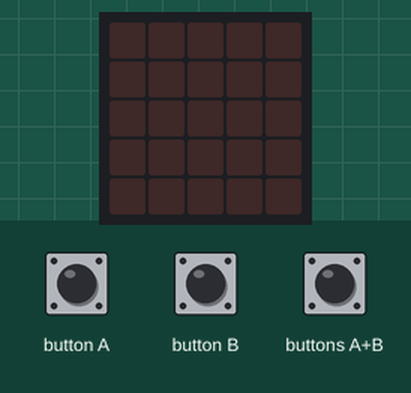
Bench run of a program on a simulated BBC micro:bit (MakeCode). Shown: the board's 5×5 LED display. The test bench sets the inputs (shaded band).

Above: at 1.2 s.
1.3 s: button A pressed for 1 s
At 1.5 s:
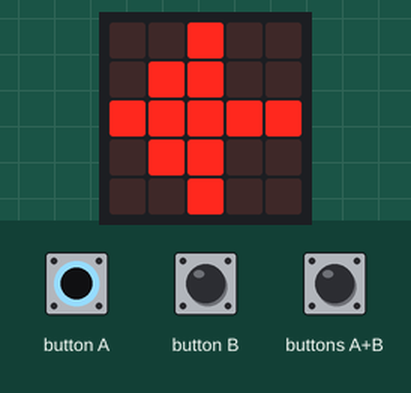
4.3 s: button B pressed for 3.2 s
At 4.5 s:
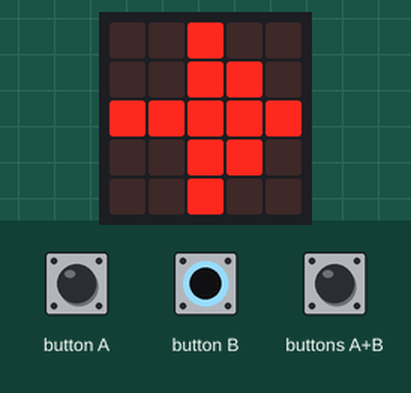
9.0 s: buttons A+B pressed for 0.15 s
At 9.2 s:
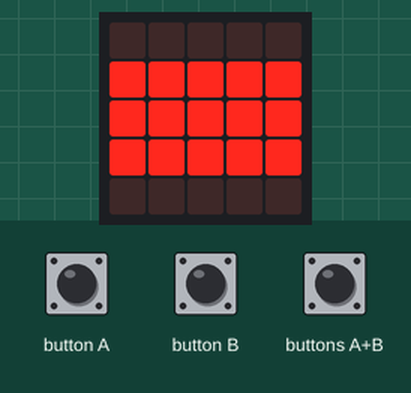
10.9 s: buttons A+B pressed for 3.2 s
15.6 s: button A pressed for 3.2 s
At 15.81 s:
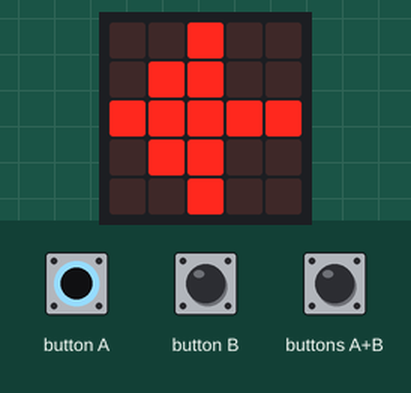
Timing chart, 0 to 18.6 s (numbered marks = the images above; inputs shaded):
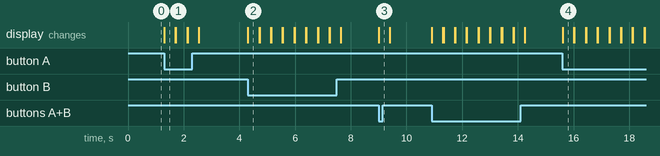

The program:

main.ts
```typescript
basic.forever(function () {
    if (input.buttonIsPressed(Button.A) && !(input.buttonIsPressed(Button.B))) {
        basic.showLeds(`
            . . # . .
            . # # . .
            # # # # #
            . # # . .
            . . # . .
            `)
        basic.clearScreen()
    }
    if (input.buttonIsPressed(Button.B) && !(input.buttonIsPressed(Button.A))) {
        basic.showLeds(`
            . . # . .
            . . # # .
            # # # # #
            . . # # .
            . . # . .
            `)
        basic.clearScreen()
    }
    if (input.buttonIsPressed(Button.AB)) {
        basic.showLeds(`
            . . . . .
            # # # # #
            # # # # #
            # # # # #
            . . . . .
            `)
        basic.clearScreen()
    }
})
```

test.ts
```typescript
// aquí va el archivo "tests"; esto no se compilará cuando este paquete se utilice como una extensión.
```

Measured:
- after the input at 1.3 s, the display: changes at once (image 1)
- after the input at 4.3 s, the display: changes at once (image 2)
- after the input at 9.0 s, the display: changes at once (image 3)
- after the input at 15.6 s, the display: changes at once (image 4)
- what the display in image 1 shows lasts 0.4 s, from 1.3 s to 1.7 s
